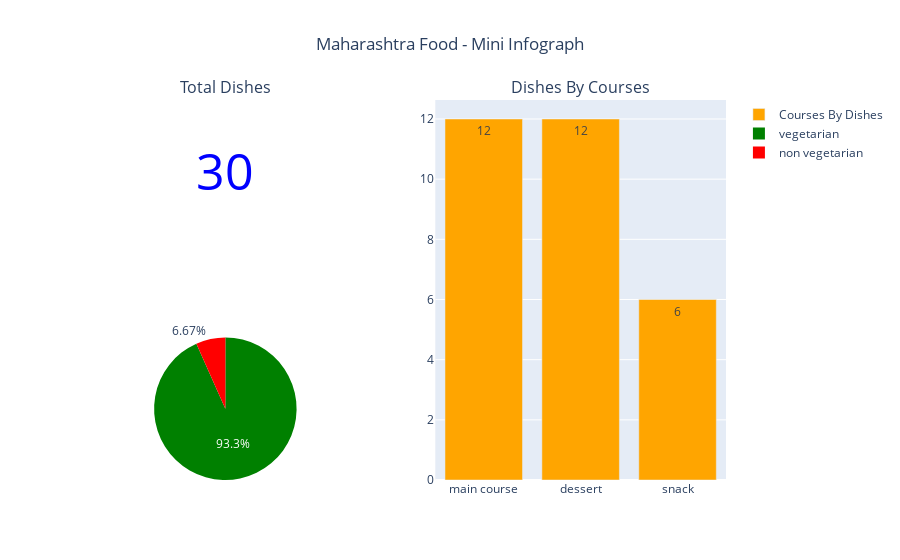

Notebook code for this chart:
### Markdown cell above
<a id='maharashtra_food'></a>
### Maharashtra Food - Mini Infograph

### Code cell
mah_df = cuisine_data[cuisine_data['state']=='Maharashtra']
total_dishes = mah_df.shape[0]

courses_mah_df = mah_df['course'].value_counts().reset_index()
courses_mah_df.columns = ['course', 'num']

diet_mah_df = mah_df['diet'].value_counts().reset_index()
diet_mah_df.columns = ['diet', 'num']

fig = make_subplots(rows=2, cols=2, subplot_titles=['Total Dishes', 'Dishes By Courses', '', ''],
                   specs=[[{'type': 'indicator'}, {'type': 'bar', 'rowspan': 2}],
                          [{'type': 'pie'}, {'type': 'pie'}]])

fig.add_trace(go.Indicator(
    mode='number',
    value=int(total_dishes),
    number={'font': {'color': 'blue', 'size': 50}}), row=1, col=1)

fig.add_trace(go.Bar(
    x=courses_mah_df['course'],
    y=courses_mah_df['num'],
    marker={'color': 'orange'},
    text=courses_mah_df['num'],
    name='Courses By Dishes',
    textposition='auto'), row=1, col=2)

fig.add_trace(go.Pie(
    labels=diet_mah_df['diet'],
    values=diet_mah_df['num'],
    textinfo='percent',
    marker={'colors': ['green', 'red']}), row=2, col=1)

fig.update_layout(title_text='Maharashtra Food - Mini Infograph', template='plotly',
                  title_x=0.5)

fig.show()

### Figure 1 — Plotly figure (JSON) as saved in the notebook; plotly's stock layout.template omitted (floating-point values rounded to 4 significant figures)
{"data": [{"domain": {"x": [0, 0.45], "y": [0.625, 1]}, "mode": "number", "number": {"font": {"color": "blue", "size": 50}}, "type": "indicator", "value": 30}, {"marker": {"color": "orange"}, "name": "Courses By Dishes", "text": [12, 12, 6], "textposition": "auto", "type": "bar", "x": ["main course", "dessert", "snack"], "xaxis": "x", "y": [12, 12, 6], "yaxis": "y"}, {"domain": {"x": [0, 0.45], "y": [0, 0.375]}, "labels": ["vegetarian", "non vegetarian"], "marker": {"colors": ["green", "red"]}, "textinfo": "percent", "type": "pie", "values": [28, 2]}], "layout": {"annotations": [{"font": {"size": 16}, "showarrow": false, "text": "Total Dishes", "x": 0.225, "xanchor": "center", "xref": "paper", "y": 1, "yanchor": "bottom", "yref": "paper"}, {"font": {"size": 16}, "showarrow": false, "text": "Dishes By Courses", "x": 0.775, "xanchor": "center", "xref": "paper", "y": 1, "yanchor": "bottom", "yref": "paper"}], "title": {"text": "Maharashtra Food - Mini Infograph", "x": 0.5}, "xaxis": {"anchor": "y", "domain": [0.55, 1]}, "yaxis": {"anchor": "x", "domain": [0, 1]}}}
